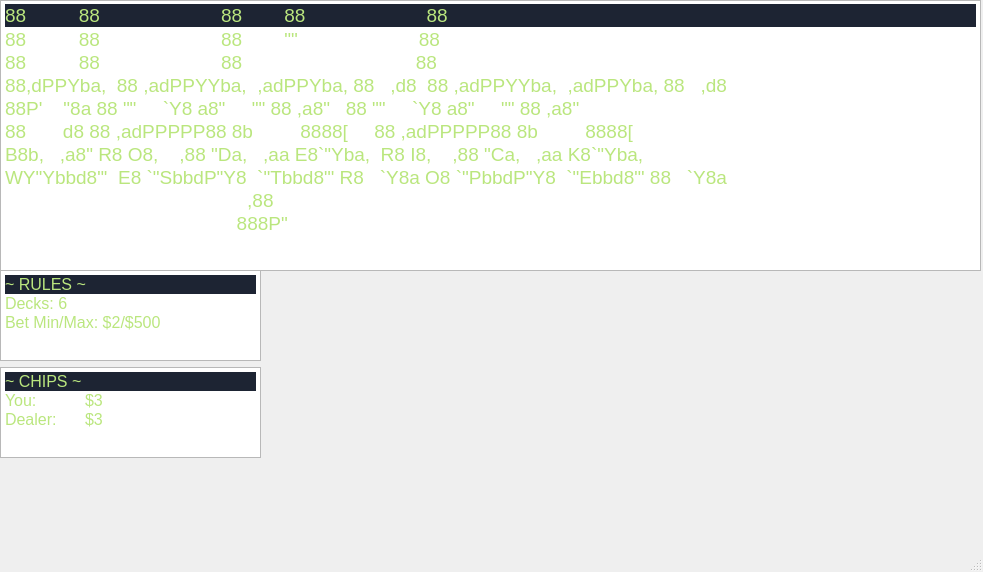
<?xml version="1.0" encoding="UTF-8"?>
<ui version="4.0">
 <class>mainWindow</class>
 <widget class="QMainWindow" name="mainWindow">
  <property name="geometry">
   <rect>
    <x>0</x>
    <y>0</y>
    <width>983</width>
    <height>572</height>
   </rect>
  </property>
  <property name="windowTitle">
   <string>blackjack</string>
  </property>
  <widget class="QWidget" name="centralwidget">
   <widget class="QWidget" name="verticalLayoutWidget">
    <property name="geometry">
     <rect>
      <x>0</x>
      <y>270</y>
      <width>261</width>
      <height>188</height>
     </rect>
    </property>
    <layout class="QVBoxLayout" name="verticalLayout">
     <item>
      <widget class="QTextEdit" name="textEdit">
       <property name="html">
        <string>&lt;!DOCTYPE HTML PUBLIC &quot;-//W3C//DTD HTML 4.0//EN&quot; &quot;http://www.w3.org/TR/REC-html40/strict.dtd&quot;&gt;
&lt;html&gt;&lt;head&gt;&lt;meta name=&quot;qrichtext&quot; content=&quot;1&quot; /&gt;&lt;style type=&quot;text/css&quot;&gt;
p, li { white-space: pre-wrap; }
&lt;/style&gt;&lt;/head&gt;&lt;body style=&quot; font-family:'Noto Sans'; font-size:10pt; font-weight:400; font-style:normal;&quot;&gt;
&lt;p style=&quot; margin-top:0px; margin-bottom:0px; margin-left:0px; margin-right:0px; -qt-block-indent:0; text-indent:0px; line-height:19px; background-color:#1d2433;&quot;&gt;&lt;span style=&quot; font-family:'MesloLGS NF','Droid Sans Mono','monospace','monospace','Droid Sans Fallback'; font-size:12pt; color:#bae67e;&quot;&gt;~ RULES ~&lt;/span&gt;&lt;/p&gt;
&lt;p style=&quot; margin-top:0px; margin-bottom:0px; margin-left:0px; margin-right:0px; -qt-block-indent:0; text-indent:0px;&quot;&gt;&lt;span style=&quot; font-family:'MesloLGS NF','Droid Sans Mono','monospace','monospace','Droid Sans Fallback'; font-size:12pt; color:#bae67e;&quot;&gt;Decks: 6&lt;/span&gt;&lt;/p&gt;
&lt;p style=&quot; margin-top:0px; margin-bottom:0px; margin-left:0px; margin-right:0px; -qt-block-indent:0; text-indent:0px;&quot;&gt;&lt;span style=&quot; font-family:'MesloLGS NF','Droid Sans Mono','monospace','monospace','Droid Sans Fallback'; font-size:12pt; color:#bae67e;&quot;&gt;Bet Min/Max: $2/$500&lt;/span&gt;&lt;/p&gt;&lt;/body&gt;&lt;/html&gt;</string>
       </property>
      </widget>
     </item>
     <item>
      <widget class="QTextEdit" name="textEdit_2">
       <property name="html">
        <string>&lt;!DOCTYPE HTML PUBLIC &quot;-//W3C//DTD HTML 4.0//EN&quot; &quot;http://www.w3.org/TR/REC-html40/strict.dtd&quot;&gt;
&lt;html&gt;&lt;head&gt;&lt;meta name=&quot;qrichtext&quot; content=&quot;1&quot; /&gt;&lt;style type=&quot;text/css&quot;&gt;
p, li { white-space: pre-wrap; }
&lt;/style&gt;&lt;/head&gt;&lt;body style=&quot; font-family:'Noto Sans'; font-size:10pt; font-weight:400; font-style:normal;&quot;&gt;
&lt;p style=&quot; margin-top:0px; margin-bottom:0px; margin-left:0px; margin-right:0px; -qt-block-indent:0; text-indent:0px; line-height:19px; background-color:#1d2433;&quot;&gt;&lt;span style=&quot; font-family:'MesloLGS NF','Droid Sans Mono','monospace','monospace','Droid Sans Fallback'; font-size:12pt; color:#bae67e;&quot;&gt;~ CHIPS ~&lt;/span&gt;&lt;/p&gt;
&lt;p style=&quot; margin-top:0px; margin-bottom:0px; margin-left:0px; margin-right:0px; -qt-block-indent:0; text-indent:0px;&quot;&gt;&lt;span style=&quot; font-family:'MesloLGS NF','Droid Sans Mono','monospace','monospace','Droid Sans Fallback'; font-size:12pt; color:#bae67e;&quot;&gt;You:	$3&lt;/span&gt;&lt;/p&gt;
&lt;p style=&quot; margin-top:0px; margin-bottom:0px; margin-left:0px; margin-right:0px; -qt-block-indent:0; text-indent:0px;&quot;&gt;&lt;span style=&quot; font-family:'MesloLGS NF','Droid Sans Mono','monospace','monospace','Droid Sans Fallback'; font-size:12pt; color:#bae67e;&quot;&gt;Dealer:	$3&lt;/span&gt;&lt;/p&gt;&lt;/body&gt;&lt;/html&gt;</string>
       </property>
      </widget>
     </item>
    </layout>
   </widget>
   <widget class="QTextEdit" name="asciiTitle">
    <property name="enabled">
     <bool>true</bool>
    </property>
    <property name="geometry">
     <rect>
      <x>0</x>
      <y>0</y>
      <width>981</width>
      <height>271</height>
     </rect>
    </property>
    <property name="minimumSize">
     <size>
      <width>981</width>
      <height>271</height>
     </size>
    </property>
    <property name="html">
     <string>&lt;!DOCTYPE HTML PUBLIC &quot;-//W3C//DTD HTML 4.0//EN&quot; &quot;http://www.w3.org/TR/REC-html40/strict.dtd&quot;&gt;
&lt;html&gt;&lt;head&gt;&lt;meta name=&quot;qrichtext&quot; content=&quot;1&quot; /&gt;&lt;style type=&quot;text/css&quot;&gt;
p, li { white-space: pre-wrap; }
&lt;/style&gt;&lt;/head&gt;&lt;body style=&quot; font-family:'Noto Sans'; font-size:10pt; font-weight:400; font-style:normal;&quot;&gt;
&lt;p style=&quot; margin-top:0px; margin-bottom:0px; margin-left:0px; margin-right:0px; -qt-block-indent:0; text-indent:0px; line-height:19px; background-color:#1d2433;&quot;&gt;&lt;span style=&quot; font-family:'MesloLGS NF','Droid Sans Mono','monospace','monospace','Droid Sans Fallback'; font-size:14pt; color:#bae67e;&quot;&gt;88          88                       88        88                       88&lt;/span&gt;&lt;/p&gt;
&lt;p style=&quot; margin-top:0px; margin-bottom:0px; margin-left:0px; margin-right:0px; -qt-block-indent:0; text-indent:0px;&quot;&gt;&lt;span style=&quot; font-family:'MesloLGS NF','Droid Sans Mono','monospace','monospace','Droid Sans Fallback'; font-size:14pt; color:#bae67e;&quot;&gt;88          88                       88        &amp;quot;&amp;quot;                       88&lt;/span&gt;&lt;/p&gt;
&lt;p style=&quot; margin-top:0px; margin-bottom:0px; margin-left:0px; margin-right:0px; -qt-block-indent:0; text-indent:0px;&quot;&gt;&lt;span style=&quot; font-family:'MesloLGS NF','Droid Sans Mono','monospace','monospace','Droid Sans Fallback'; font-size:14pt; color:#bae67e;&quot;&gt;88          88                       88                                 88&lt;/span&gt;&lt;/p&gt;
&lt;p style=&quot; margin-top:0px; margin-bottom:0px; margin-left:0px; margin-right:0px; -qt-block-indent:0; text-indent:0px;&quot;&gt;&lt;span style=&quot; font-family:'MesloLGS NF','Droid Sans Mono','monospace','monospace','Droid Sans Fallback'; font-size:14pt; color:#bae67e;&quot;&gt;88,dPPYba,  88 ,adPPYYba,  ,adPPYba, 88   ,d8  88 ,adPPYYba,  ,adPPYba, 88   ,d8&lt;/span&gt;&lt;/p&gt;
&lt;p style=&quot; margin-top:0px; margin-bottom:0px; margin-left:0px; margin-right:0px; -qt-block-indent:0; text-indent:0px;&quot;&gt;&lt;span style=&quot; font-family:'MesloLGS NF','Droid Sans Mono','monospace','monospace','Droid Sans Fallback'; font-size:14pt; color:#bae67e;&quot;&gt;88P'    &amp;quot;8a 88 &amp;quot;&amp;quot;     `Y8 a8&amp;quot;     &amp;quot;&amp;quot; 88 ,a8&amp;quot;   88 &amp;quot;&amp;quot;     `Y8 a8&amp;quot;     &amp;quot;&amp;quot; 88 ,a8&amp;quot;&lt;/span&gt;&lt;/p&gt;
&lt;p style=&quot; margin-top:0px; margin-bottom:0px; margin-left:0px; margin-right:0px; -qt-block-indent:0; text-indent:0px;&quot;&gt;&lt;span style=&quot; font-family:'MesloLGS NF','Droid Sans Mono','monospace','monospace','Droid Sans Fallback'; font-size:14pt; color:#bae67e;&quot;&gt;88       d8 88 ,adPPPPP88 8b         8888[     88 ,adPPPPP88 8b         8888[&lt;/span&gt;&lt;/p&gt;
&lt;p style=&quot; margin-top:0px; margin-bottom:0px; margin-left:0px; margin-right:0px; -qt-block-indent:0; text-indent:0px;&quot;&gt;&lt;span style=&quot; font-family:'MesloLGS NF','Droid Sans Mono','monospace','monospace','Droid Sans Fallback'; font-size:14pt; color:#bae67e;&quot;&gt;B8b,   ,a8&amp;quot; R8 O8,    ,88 &amp;quot;Da,   ,aa E8`&amp;quot;Yba,  R8 I8,    ,88 &amp;quot;Ca,   ,aa K8`&amp;quot;Yba,&lt;/span&gt;&lt;/p&gt;
&lt;p style=&quot; margin-top:0px; margin-bottom:0px; margin-left:0px; margin-right:0px; -qt-block-indent:0; text-indent:0px;&quot;&gt;&lt;span style=&quot; font-family:'MesloLGS NF','Droid Sans Mono','monospace','monospace','Droid Sans Fallback'; font-size:14pt; color:#bae67e;&quot;&gt;WY&amp;quot;Ybbd8&amp;quot;'  E8 `&amp;quot;SbbdP&amp;quot;Y8  `&amp;quot;Tbbd8&amp;quot;' R8   `Y8a O8 `&amp;quot;PbbdP&amp;quot;Y8  `&amp;quot;Ebbd8&amp;quot;' 88   `Y8a&lt;/span&gt;&lt;/p&gt;
&lt;p style=&quot; margin-top:0px; margin-bottom:0px; margin-left:0px; margin-right:0px; -qt-block-indent:0; text-indent:0px;&quot;&gt;&lt;span style=&quot; font-family:'MesloLGS NF','Droid Sans Mono','monospace','monospace','Droid Sans Fallback'; font-size:14pt; color:#bae67e;&quot;&gt;                                              ,88&lt;/span&gt;&lt;/p&gt;
&lt;p style=&quot; margin-top:0px; margin-bottom:0px; margin-left:0px; margin-right:0px; -qt-block-indent:0; text-indent:0px;&quot;&gt;&lt;span style=&quot; font-family:'MesloLGS NF','Droid Sans Mono','monospace','monospace','Droid Sans Fallback'; font-size:14pt; color:#bae67e;&quot;&gt;                                            888P&amp;quot;&lt;/span&gt;&lt;/p&gt;&lt;/body&gt;&lt;/html&gt;</string>
    </property>
   </widget>
  </widget>
  <widget class="QStatusBar" name="statusbar">
   <property name="enabled">
    <bool>true</bool>
   </property>
   <property name="autoFillBackground">
    <bool>false</bool>
   </property>
  </widget>
 </widget>
 <resources/>
 <connections/>
</ui>
